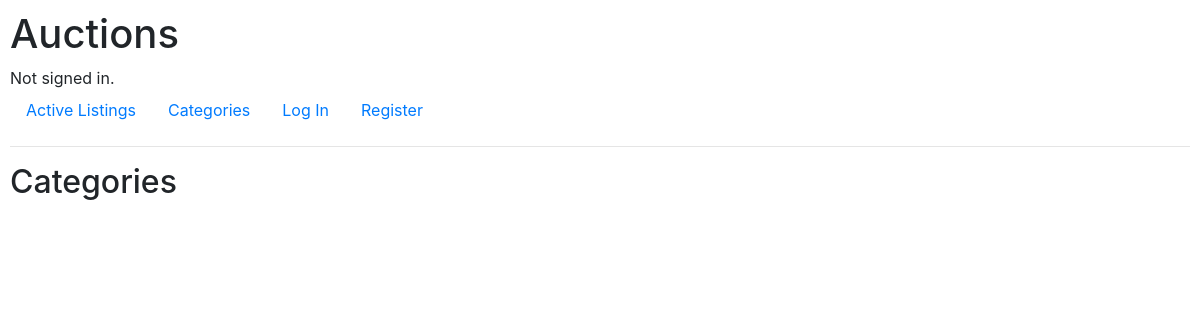
The page /categories on the database as committed earlier.
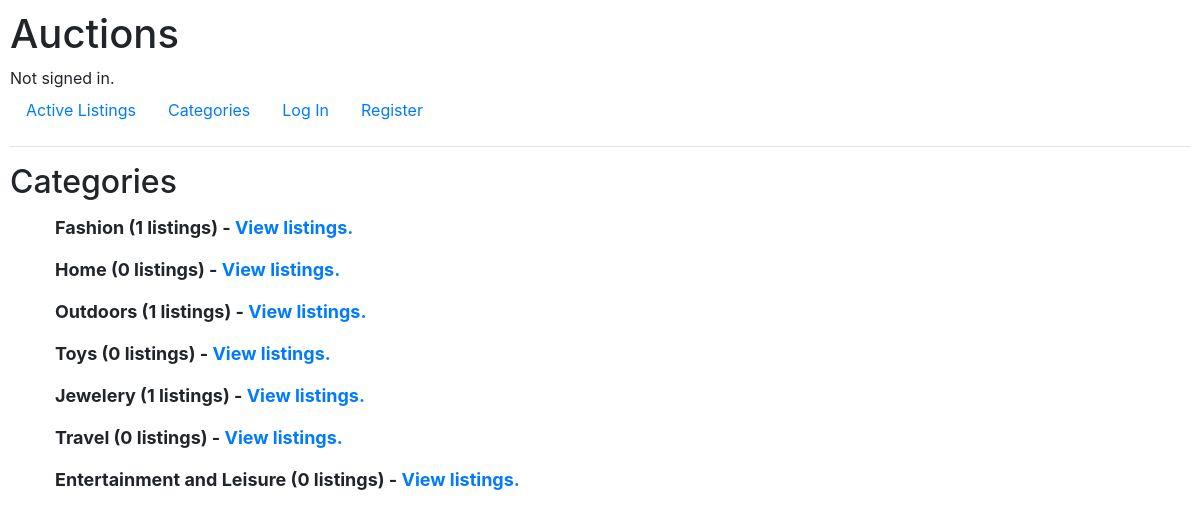
The same page on the database as committed later.
### auctions/models.py (models this page shows)
class Category(models.Model):
    name = models.CharField(max_length=32, default="Other")
    def __str__(self):
        return f"{self.name}"

### auctions/views.py (the view)
# urls.py: path("categories", views.categories, name="categories"),
def categories(request):
    categories = Category.objects.all()
    return render(request, "auctions/categories.html", {
        "categories": categories
        })

### auctions/templates/auctions/categories.html (shortened to what this page needs)
{% extends "auctions/layout.html" %}
{% block body %}
<h2>Categories</h2>
<ul class="categories">
	{% for category in categories %}
	<li class="category-item">
		{{category}} ({{category.listings.count}} listings) - <a href="{% url 'category' category.name %}">View listings.</a>
	</li>
	{% endfor %}
</ul>
{% endblock %}

### auctions/templates/auctions/layout.html (shortened to what this page needs)
{% load static %}
<!DOCTYPE html>
<html lang="en">
    <head>
        <link rel="stylesheet" href="https://stackpath.bootstrapcdn.com/bootstrap/4.4.1/css/bootstrap.min.css">
        <link href="{% static 'auctions/styles.css' %}" rel="stylesheet">
    </head>
    <body>
        <h1>Auctions</h1>
        <div>
            {% if user.is_authenticated %}
                Signed in as <strong>{{ user.username }}</strong>.
            {% else %}
                Not signed in.
            {% endif %}
        </div>
        <ul class="nav">
            <li class="nav-item">
                <a class="nav-link" href="{% url 'index' %}">Active Listings</a>
            </li>
			<li class="nav-item">
				<a class="nav-link" href="{% url 'categories' %}">Categories</a>
			</li>
            {% if user.is_authenticated %}
				<li>
					<a class="nav-link" href="{% url 'watchlist' %}">Watchlist</a>
				</li>
                <li class="nav-item">
					<a class="nav-link" href="{% url 'new_listing' %}">Create Listing</a>
				</li>
				<li class="nav-item">
                    <a class="nav-link" href="{% url 'logout' %}">Log Out</a>
                </li>
            {% else %}
                <li class="nav-item">
                    <a class="nav-link" href="{% url 'login' %}">Log In</a>
                </li>
                <li class="nav-item">
                    <a class="nav-link" href="{% url 'register' %}">Register</a>
                </li>
            {% endif %}
        </ul>
        <hr>
        {% block body %}
        {% endblock %}
    </body>
</html>

### auctions/static/auctions/styles.css (style rules this page uses)
body { padding: 10px; }
.categories { list-style-type: none; }
.category-item { font-size: 18px; font-weight: bold; padding: 5px; margin-top: 5px; }

Rows that differ between the two databases and show on the page:
added Category: name "Fashion", listings.count "1"
added Category: name "Home", listings.count "0"
added Category: name "Outdoors", listings.count "1"
added Category: name "Toys", listings.count "0"
added Category: name "Jewelery", listings.count "1"
added Category: name "Travel", listings.count "0"
added Category: name "Entertainment and Leisure", listings.count "0"
